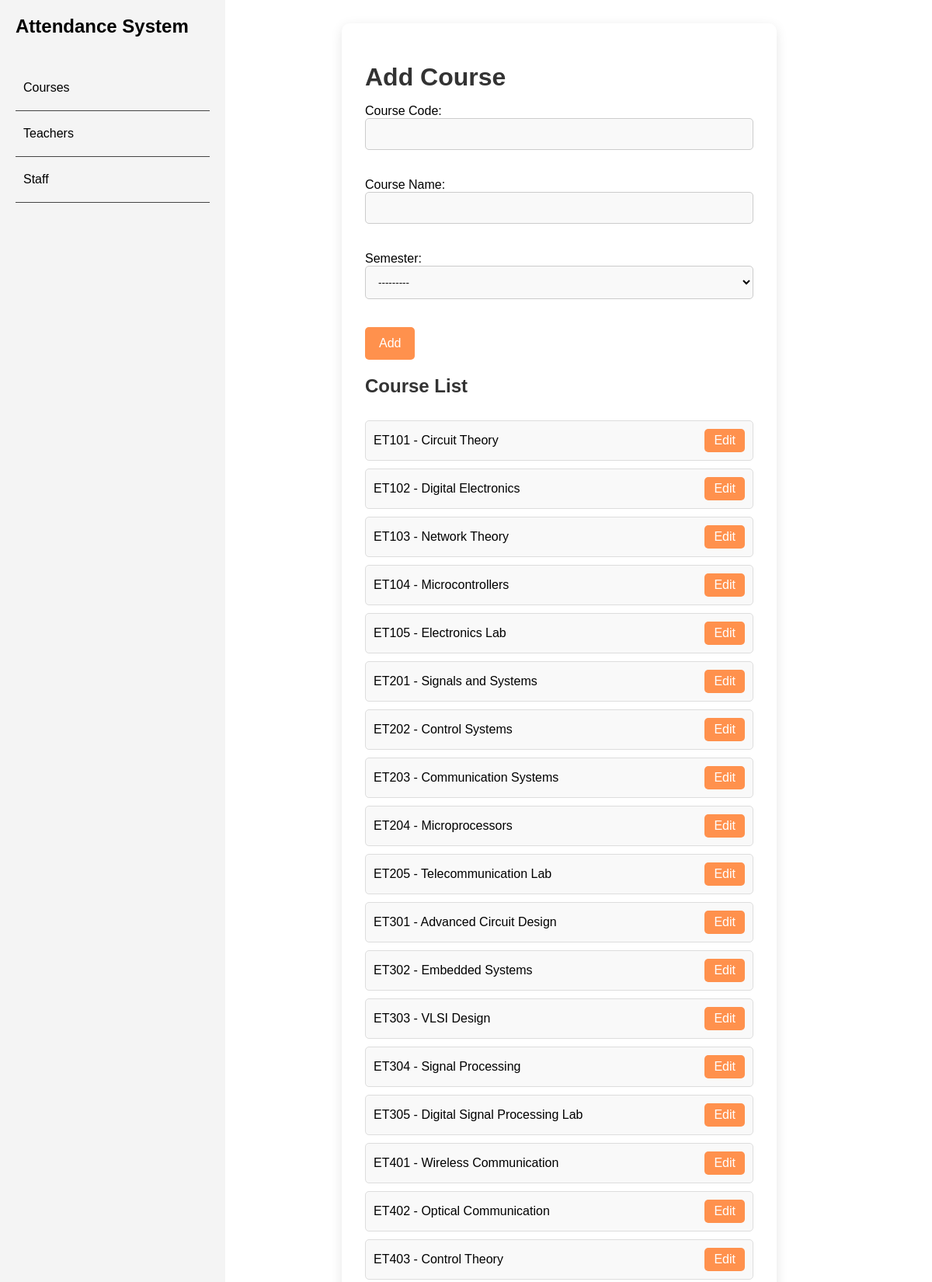
Page /courses/ (upper part) on the committed database.
### myapp/models.py (models this page shows, shortened)
class Department(models.Model):
    name = models.CharField(max_length=100, unique=True, verbose_name="Department Name")
    created_at = models.DateTimeField(auto_now_add=True, verbose_name="Created At")
    updated_at = models.DateTimeField(auto_now=True, verbose_name="Updated At")
    class Meta:
        indexes = [
            models.Index(fields=['name']),
        ]

class Course(models.Model):
    code = models.CharField(max_length=10, unique=True, verbose_name="Course Code")
    name = models.CharField(max_length=100, verbose_name="Course Name")
    semester = models.ForeignKey('Semester', on_delete=models.CASCADE, related_name='course_list', verbose_name="Semester",blank=True, null=True)  # Change related_name
    is_lab = models.BooleanField(default=False, verbose_name="Is Lab")
    class Meta:
        indexes = [
            models.Index(fields=['code']),
            models.Index(fields=['name']),
        ]

### myapp/views.py (the view)
# urls.py: path('courses/', views.manage_courses, name='course_list'),  # This can be used for listing and managing courses
def manage_courses(request, pk=None):
    if pk:
        course = get_object_or_404(Course, pk=pk)
    else:
        course = None
    if request.method == 'POST':
        if 'delete' in request.POST:  # Handle deletion
            if course:
                course.delete()
            return redirect('course_list')
        else:  # Handle add/update
            form = Courses(request.POST, instance=course)
            if form.is_valid():
                form.save()
                return redirect('course_list')
    else:
        form = Courses(instance=course)
    courses = Course.objects.all()
    return render(request, 'ui prototype/manage_courses.html', {'form': form, 'courses': courses, 'course': course})

### myapp/forms.py
class Courses(forms.ModelForm):
    class Meta:
        model = Course
        fields = ['code', 'name', 'semester']

### myapp/models.py (called while the page is built)
    def __str__(self):
        return f"{self.get_semester_type_display()} Sem {self.semester_number} - {self.session_year.department.name}"

### templates/ui prototype/manage_courses.html (shortened to what this page needs)
{% load static %}
<!DOCTYPE html>
<html lang="en">
<head>
    <link rel="stylesheet" href="{% static 'css/styles.css' %}">
</head>
<body>
    <div class="container">
        {% include 'includes/sidebar.html' %}
        <div class="main-content">
            <div class="form-container">
                <h1>{% if course %}Update Course{% else %}Add Course{% endif %}</h1>
                <form method="post" class="course-form">
                    {{ form.as_p }}
                    <div class="button-group actions-section">
                        <button type="submit" class="btn primary-btn">
                            {% if course %}Update{% else %}Add{% endif %}
                        </button>
                    </div>
                </form>
                <h2>Course List</h2>
                <ul class="course-list">
                    {% for course in courses %}
                        <li class="course-item" style="margin-bottom: 10px; padding: 10px;">
                            {{ course.code }} - {{ course.name }} &nbsp;&nbsp;
                            <a href="{% url 'update_course' course.pk %}" class="btn primary-btn">Edit</a>
                        </li>
                    {% endfor %}
                </ul>
            </div>
        </div>
    </div>
</body>
</html>

### static/css/styles.css (style rules this page uses)
body { font-family: Arial, sans-serif; background-color: #f4f4f4; margin: 0; display: flex; height: 100vh; overflow: hidden; }
.container { display: flex; width: 100%; box-shadow: 0 4px 15px rgba(0, 0, 0, 0.1); }
.main-content { flex-grow: 1; padding: 30px; margin-left: 240px; overflow-y: auto; height: 100vh; background-color: #FFF; }
h1, h2 { color: #333; margin-bottom: 15px; }
.form-container { max-width: 500px; margin: 0 auto; padding: 30px; background-color: #fff; box-shadow: 0 4px 15px rgba(0, 0, 0, 0.1); border-radius: 10px; }
input, select, textarea { padding: 12px; width: 100%; border-radius: 5px; border: 1px solid #ccc; margin-bottom: 20px; box-sizing: border-box; background-color: #f9f9f9; }
button.btn { padding: 12px 18px; border-radius: 5px; border: none; cursor: pointer; font-size: 16px; }
button.primary-btn { background-color: #FF914D; color: white; }
ul.course-list { list-style-type: none; padding: 0; margin-top: 30px; }
li.course-item { display: flex; justify-content: space-between; align-items: center; padding: 15px; background-color: #f9f9f9; border: 1px solid #ddd; border-radius: 5px; margin-bottom: 10px; }
li.course-item a.btn { padding: 6px 12px; background-color: #FF914D; color: white; border-radius: 5px; text-decoration: none; }

### rows in the picture
Course: code "ET101", name "Circuit Theory"
Course: code "ET102", name "Digital Electronics"
Course: code "ET103", name "Network Theory"
Course: code "ET104", name "Microcontrollers"
Course: code "ET105", name "Electronics Lab"
Course: code "ET201", name "Signals and Systems"
Course: code "ET202", name "Control Systems"
Course: code "ET203", name "Communication Systems"
Course: code "ET204", name "Microprocessors"
Course: code "ET205", name "Telecommunication Lab"
Course: code "ET301", name "Advanced Circuit Design"
Course: code "ET302", name "Embedded Systems"
Course: code "ET303", name "VLSI Design"
Course: code "ET304", name "Signal Processing"
Course: code "ET305", name "Digital Signal Processing Lab"
Course: code "ET401", name "Wireless Communication"
Course: code "ET402", name "Optical Communication"
Course: code "ET403", name "Control Theory"
